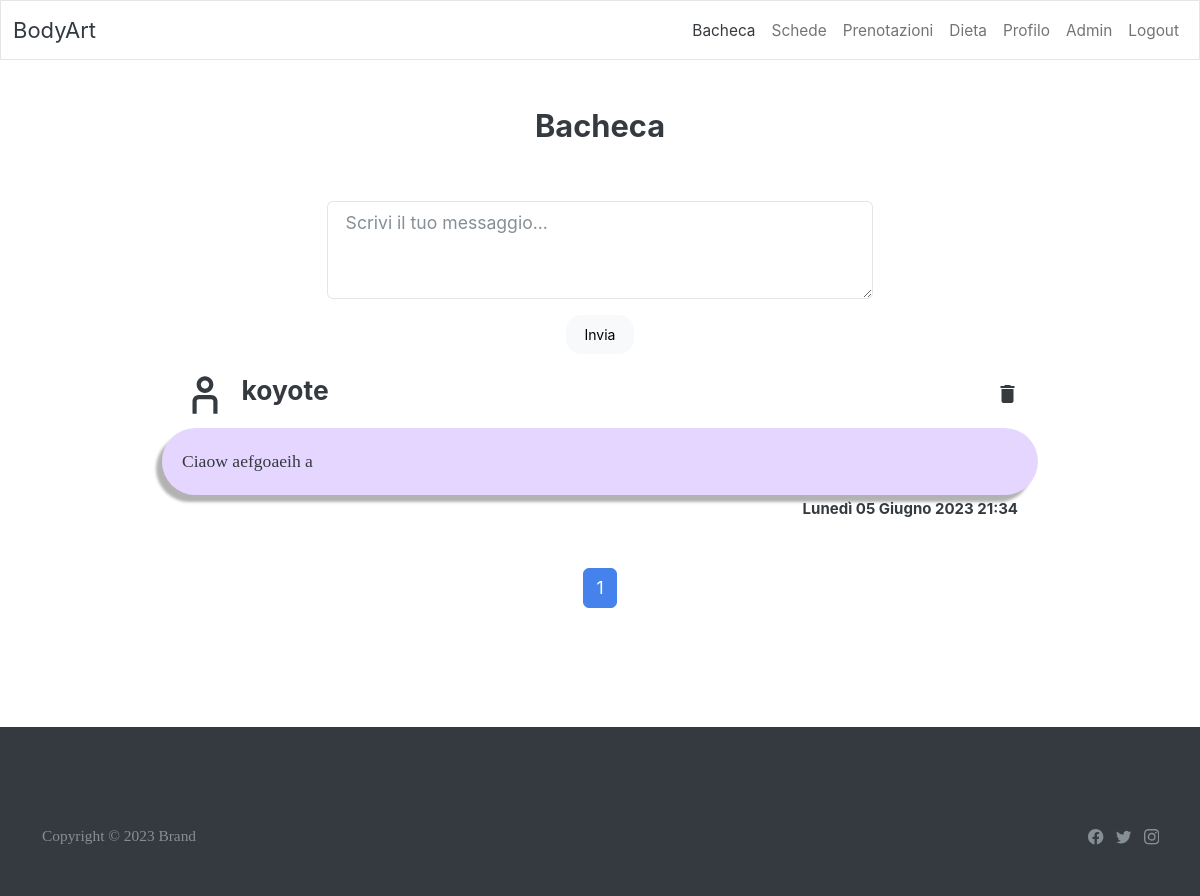
/bullettinboard/ (signed in), run on an earlier commit of the app's database.
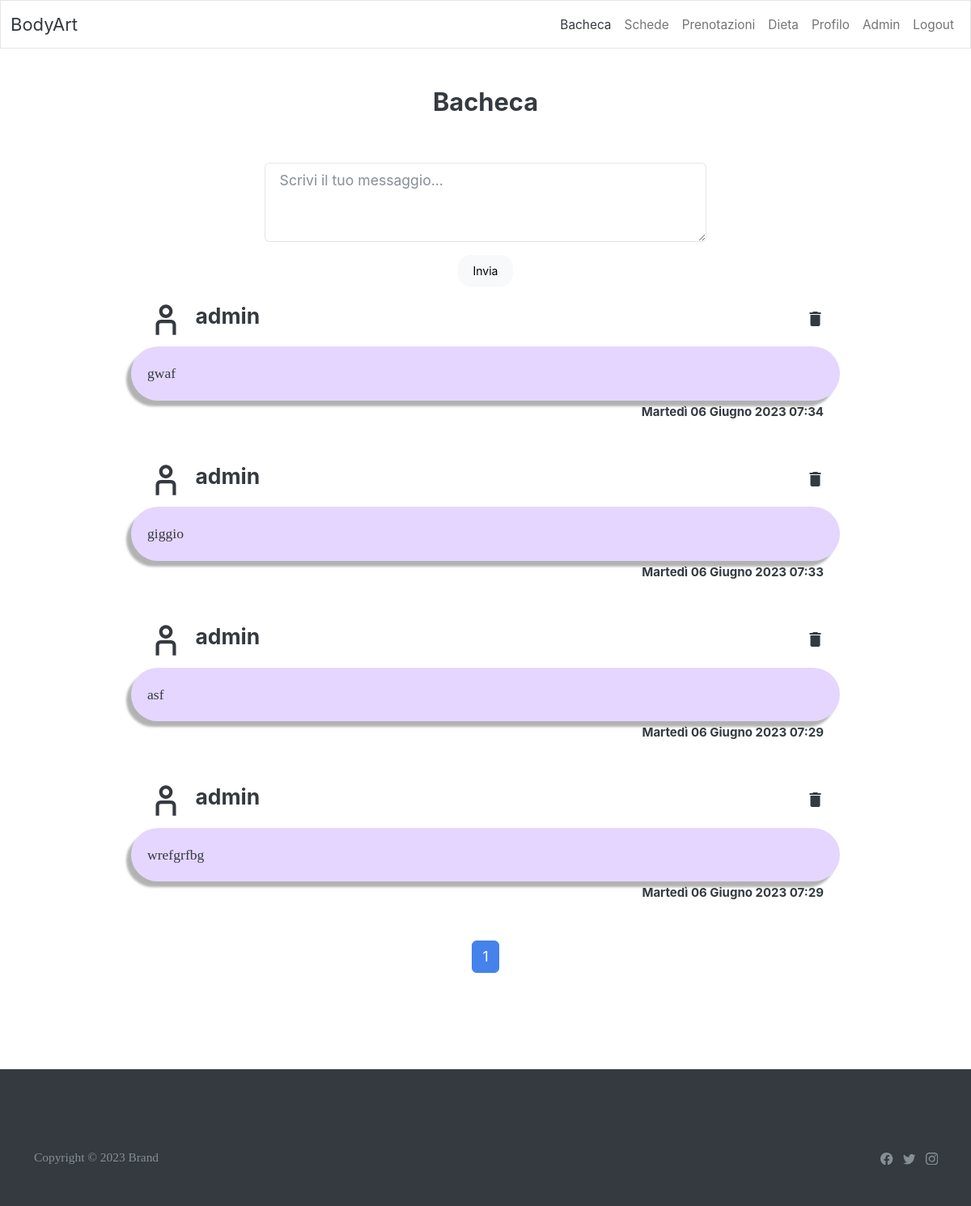
And on a later commit of the database.
### bullettinboard/models.py (models this page shows)
class Message(models.Model):
    creation_date = models.DateTimeField(auto_now_add=True)
    text = models.CharField(max_length=256)
    author = models.ForeignKey(GymUser, on_delete=models.CASCADE, related_name='messages', null=True, blank=True)

### GymApp/models.py (models this page shows)
class GymUser(AbstractUser):
    weight = models.FloatField(null=True, blank=True, verbose_name='peso')
    height = models.FloatField(null=True, blank=True, verbose_name='altezza')
    date_of_birth = models.DateField(null=True, blank=True, verbose_name='data di nascita')
    picture = models.ImageField(null=True, blank=True, verbose_name='foto profilo', upload_to='profile_pics')
    notifications = models.OneToOneField(Notifications, on_delete=models.CASCADE, verbose_name='notifiche',
                                         default=Notifications.objects.create)

### bullettinboard/views.py (the view, shortened to what this page needs)
# urls.py: path('', BullettinBoardView.as_view(), name='bullettinboard'),
class BullettinBoardView(LoginRequiredMixin, ListView, FormView):
    model = Message
    template_name = 'bullettinboardpage.html'
    form_class = MessageForm
    success_url = reverse_lazy('bullettinboard')
    context_object_name = 'messages'
    paginate_by = 5
    def get_queryset(self):
        Notifications.objects.filter(pk=self.request.user.notifications.pk).update(bullettinboard=False)
        return Message.objects.all().order_by('-creation_date')
    def get_context_data(self, *, object_list=None, **kwargs):
        context = super().get_context_data(**kwargs)
        page_number = context['page_obj'].number
        total_pages = context['page_obj'].paginator.num_pages
        if total_pages <= 5:
            context['navigator_numbers'] = [i for i in range(1, total_pages + 1)]
        elif page_number + 5 <= total_pages:
            context['navigator_numbers'] = [i for i in range(page_number, page_number + 5)]
        else:
            context['navigator_numbers'] = [i for i in range(total_pages - 4, total_pages + 1)]
        return context

### bullettinboard/forms.py
class MessageForm(forms.ModelForm):
    class Meta:
        model = Message
        fields = ['text']
        widgets = {
            'text': forms.Textarea(attrs={'rows': 3, 'maxlength': 512, 'placeholder': 'Scrivi il tuo messaggio...',
                                          'class': 'form-control'})
        }

### GymApp/templatetags/custom_tags.py (called while the page is built)
@register.simple_tag()
def logged_header(request, highlighted_index: int):
    template = get_template('loggedheader.html')
    context = {
        'highlighted_index': highlighted_index,
        'user': request.user,
        'request': request
    }
    return template.render(context)

### bullettinboard/templates/bullettinboardpage.html (shortened to what this page needs)
{% extends 'loggedbase.html' %}
{% load custom_tags %}
{% block body %}
    {% logged_header request 1 %}
    <div class="container py-5">
        <div class="row mb-4 mb-lg-5">
            <div class="col-md-8 col-xl-6 text-center mx-auto">
                <h3 class="fw-bold">Bacheca</h3>
            </div>
        </div>
        {% if user.groups.all.0.name == 'PersonalTrainer' or user.is_superuser %}
            <div class="row row-cols-1 row-cols-md-2 justify-content-center">
                <form class="d-flex flex-column justify-content-center text-center" style="margin-bottom: 2vh"
                      method="post">
                    {{ form.text }}
                    <button class="btn btn-light mt-3 mx-auto" type="submit">Invia</button>
                </form>
            </div>
        {% endif %}
        {% for message in messages %}
            <div class="row row-cols-1 row-cols-md-2 justify-content-end mx-auto"
                 style="max-width: 900px;margin-bottom: 50px;">
                <div class="col" style="width: 100%;">
                    <div class="row" style="padding-left: 2%;padding-bottom: 1%;">
                        <div class="col-auto">
                        </div>
                        <div class="col align-self-center" style="padding-left: 0;">
                            <h4>{{ message.author.username }}</h4>
                        </div>
                        {% if user.groups.all.0.name == 'PersonalTrainer' or user.is_superuser %}
                            <div class="col align-self-end" style="text-align: end">
                                <button itemid="{{ message.id }}" class="btn delete_button">
                                    <i class="material-icons">delete</i>
                                </button>
                            </div>
                        {% endif %}
                    </div>
                </div>
                <div class="col" style="width: 100%;">
                    <p style="padding: 20px;background: rgba(90,0,244,0.16);border-radius: 46px;box-shadow: -6px 7px 3px rgba(0,0,0,0.3);margin-bottom: 0;">
                        {{ message.text }}
                    </p>
                </div>
                <div class="col text-end">
                    <h6 class="text-end" style="font-size: 15px;margin-bottom: 0;margin-top: 5px;margin-right: 20px;">
                        {{ message.creation_date }}
                    </h6>
                </div>
            </div>
        {% endfor %}
        <div style="justify-content: center; display: flex; margin-bottom: 5rem">
            <ul class="pagination" style="align-content: center; margin: 0">
                {% for i in navigator_numbers %}
                    <li class="page-item {% if page_obj.number == i %} active {% endif %}">
                        <a class="page-link" href="?page={{ i }}">{{ i }}</a>
                    </li>
                {% endfor %}
            </ul>
        </div>
    </div>
{% endblock %}

What changed in the data, as far as the page shows it:
removed Message: author.username "koyote", text "Ciaow aefgoaeih a", creation_date "Lunedì 05 Giugno 2023 21:34"
added Message: author.username "admin", text "gwaf", creation_date "Martedì 06 Giugno 2023 07:34"
added Message: author.username "admin", text "giggio", creation_date "Martedì 06 Giugno 2023 07:33"
added Message: author.username "admin", text "asf", creation_date "Martedì 06 Giugno 2023 07:29"
added Message: author.username "admin", text "wrefgrfbg", creation_date "Martedì 06 Giugno 2023 07:29"
